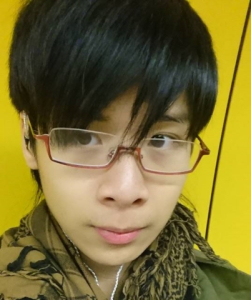
#> input picture face/tim/300_pic0.jpg, 251 x 300 px
$ python -i ImageCorrection.py   (imports and definitions only)
#> lines starting #> are read from the running program, lines starting #| are printed output that depends on the picture
#> further down, picture is the input picture: PIL image 251x300 RGB; mean R, G, B 120.8, 109.1, 49.8
import cv2
import numpy as np
from PIL import Image


class ImageCorrection:
    def __init__(self):
        pass

    # [7 lines left out: function equalize_pil_from_cvmat, not called in this run]

    @staticmethod
    def equalize_cv2(cvMat):
        return cv2.equalizeHist(cvMat)

    @staticmethod
    def equalize_pil(im):
        layer = 1
        pix = im.getpixel((0, 0))
#> pix = (208, 178, 2)
        if isinstance(pix, tuple):
            layer = len(pix)
#> layer = 3

        h = im.convert("L").histogram()
#> h = 256 values, max 1321 at index 190, min 0 at index 0, mean 294.1
        lut = []
        for b in range(0, len(h), 256):
            # step size
            import operator
            step = max(reduce(operator.add, h[b:b + 256]) / 255, 1)
            # create equalization lookup table
            n = 0
            for i in range(256):
                lut.append(n / step)
                n = n + h[i + b]
#> this loop made 1 pass
#> step on pass 1: 295.3
#> after the loop, lut = 256 values from 0 to 255
        # map image through lookup table
        return im.point(lut * layer)
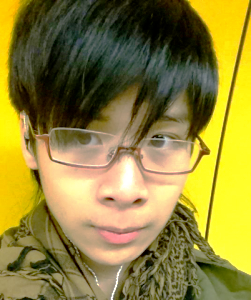
#> returned value: PIL image 251x300 RGB; mean R, G, B 145, 132.2, 57.9

    @staticmethod
    def cv2MatToPilIm(cv2Mat):
        return Image.fromarray(cv2Mat)

    @staticmethod
    def pilImToCv2Mat(pilIm):
        return np.array(pilIm)

    # [19 lines left out: functions sharpenKernelCv2Mat, sharpenGaussianCv2Mat, cannyCv2Mat, claheCv2Mat, not called in this run]

    @staticmethod
    def contrastCv2Mat(cv2Mat, value):
        pass

    # [4 lines left out: function normalizeCv2Mat, not called in this run]

    @staticmethod
    def brightness(cv2Mat, beta):
        return cv2.add(cv2Mat, np.array([int(beta)], 'float64'))

    @staticmethod
    def contrast(cv2Mat, alpha):
        return cv2.multiply(cv2Mat, np.array([float(alpha)]))

>>> from PIL import Image
>>> picture = Image.open('face/tim/300_pic0.jpg')
>>> result = ImageCorrection().equalize_pil(picture)

$ run again, on face/tim/300_pic1.jpg
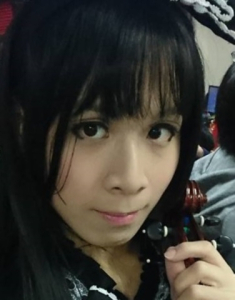
#> input picture face/tim/300_pic1.jpg, 235 x 300 px
#> picture is the input picture: PIL image 235x300 RGB; mean R, G, B 60.1, 58, 51.7
#> pix = (27, 22, 29)
#> layer = 3
#> h = 256 values, max 2434 at index 11, min 0 at index 0, mean 275.4
#> the loop in equalize_pil, `for b in range(0, len(h), 256):` made 1 pass
#> step on pass 1: 276.5
#> after the loop in equalize_pil, `for b in range(0, len(h), 256):`: lut = 256 values from 0 to 255
#> in equalize_pil, `return im.point(lut * layer)`:
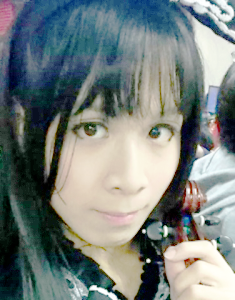
#> returned value: PIL image 235x300 RGB; mean R, G, B 118.5, 127.9, 125.7

$ run again, on face/tim/300_pic2.jpg
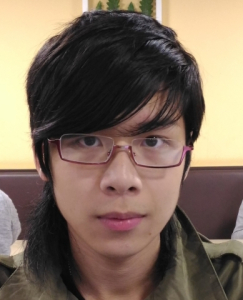
#> input picture face/tim/300_pic2.jpg, 243 x 300 px
#> picture is the input picture: PIL image 243x300 RGB; mean R, G, B 123.5, 106.2, 91.6
#> pix = (250, 216, 170)
#> layer = 3
#> h = 256 values, max 1132 at index 20, min 0 at index 0, mean 284.8
#> the loop in equalize_pil, `for b in range(0, len(h), 256):` made 1 pass
#> step on pass 1: 285.9
#> after the loop in equalize_pil, `for b in range(0, len(h), 256):`: lut = 256 values from 0 to 255
#> in equalize_pil, `return im.point(lut * layer)`:
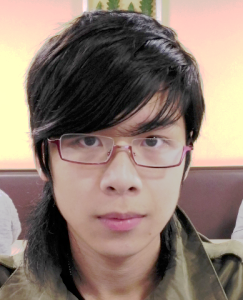
#> returned value: PIL image 243x300 RGB; mean R, G, B 141.3, 123.3, 112.5

$ run again, on face/tim/300_pic3.jpg
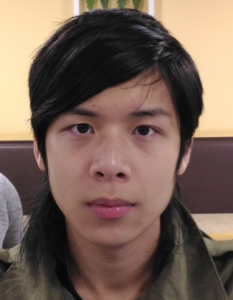
#> input picture face/tim/300_pic3.jpg, 233 x 300 px
#> picture is the input picture: PIL image 233x300 RGB; mean R, G, B 118.4, 97.4, 86
#> pix = (253, 219, 174)
#> layer = 3
#> h = 256 values, max 1023 at index 229, min 0 at index 0, mean 273
#> the loop in equalize_pil, `for b in range(0, len(h), 256):` made 1 pass
#> step on pass 1: 274.1
#> after the loop in equalize_pil, `for b in range(0, len(h), 256):`: lut = 256 values from 0 to 255
#> in equalize_pil, `return im.point(lut * layer)`:
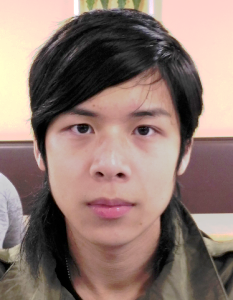
#> returned value: PIL image 233x300 RGB; mean R, G, B 142.6, 120.5, 112.8
